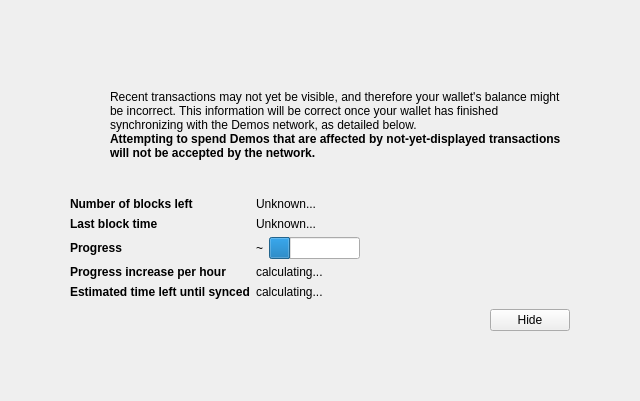
<?xml version="1.0" encoding="UTF-8"?>
<ui version="4.0">
 <class>ModalOverlay</class>
 <widget class="ModalOverlay" name="ModalOverlay">
  <property name="geometry">
   <rect>
    <x>0</x>
    <y>0</y>
    <width>640</width>
    <height>401</height>
   </rect>
  </property>
  <property name="windowTitle">
   <string>Form</string>
  </property>
  <layout class="QVBoxLayout" name="verticalLayout" stretch="0">
   <property name="sizeConstraint">
    <enum>QLayout::SetDefaultConstraint</enum>
   </property>
   <property name="leftMargin">
    <number>0</number>
   </property>
   <property name="topMargin">
    <number>0</number>
   </property>
   <property name="rightMargin">
    <number>0</number>
   </property>
   <property name="bottomMargin">
    <number>0</number>
   </property>
   <item>
    <widget class="QWidget" name="bgWidget" native="true">
     <property name="styleSheet">
      <string notr="true"/>
     </property>
     <layout class="QVBoxLayout" name="verticalLayoutMain" stretch="0">
      <property name="leftMargin">
       <number>60</number>
      </property>
      <property name="topMargin">
       <number>60</number>
      </property>
      <property name="rightMargin">
       <number>60</number>
      </property>
      <property name="bottomMargin">
       <number>60</number>
      </property>
      <item>
       <widget class="QWidget" name="contentWidget" native="true">
        <property name="styleSheet">
         <string notr="true"/>
        </property>
        <layout class="QVBoxLayout" name="verticalLayoutSub" stretch="1,0,0,0,0">
         <property name="spacing">
          <number>0</number>
         </property>
         <property name="leftMargin">
          <number>10</number>
         </property>
         <property name="topMargin">
          <number>10</number>
         </property>
         <property name="rightMargin">
          <number>10</number>
         </property>
         <property name="bottomMargin">
          <number>10</number>
         </property>
         <item>
          <layout class="QHBoxLayout" name="horizontalLayoutIconText" stretch="0,1">
           <property name="topMargin">
            <number>20</number>
           </property>
           <item>
            <layout class="QVBoxLayout" name="verticalLayoutIcon">
             <property name="leftMargin">
              <number>0</number>
             </property>
             <item>
              <widget class="QPushButton" name="warningIcon">
               <property name="enabled">
                <bool>false</bool>
               </property>
               <property name="text">
                <string/>
               </property>
               <property name="icon">
                <iconset>
                 <normaloff>:/icons/warning</normaloff>
                 <disabledoff>:/icons/warning</disabledoff>:/icons/warning</iconset>
               </property>
               <property name="iconSize">
                <size>
                 <width>48</width>
                 <height>48</height>
                </size>
               </property>
               <property name="flat">
                <bool>true</bool>
               </property>
              </widget>
             </item>
             <item>
              <spacer name="verticalSpacerWarningIcon">
               <property name="orientation">
                <enum>Qt::Vertical</enum>
               </property>
               <property name="sizeHint" stdset="0">
                <size>
                 <width>20</width>
                 <height>40</height>
                </size>
               </property>
              </spacer>
             </item>
            </layout>
           </item>
           <item>
            <layout class="QVBoxLayout" name="verticalLayoutInfoText">
             <property name="leftMargin">
              <number>0</number>
             </property>
             <property name="topMargin">
              <number>0</number>
             </property>
             <item>
              <widget class="QLabel" name="infoText">
               <property name="text">
                <string>Recent transactions may not yet be visible, and therefore your wallet's balance might be incorrect. This information will be correct once your wallet has finished synchronizing with the Demos network, as detailed below.</string>
               </property>
               <property name="textFormat">
                <enum>Qt::RichText</enum>
               </property>
               <property name="wordWrap">
                <bool>true</bool>
               </property>
              </widget>
             </item>
             <item>
              <widget class="QLabel" name="infoTextStrong">
               <property name="font">
                <font>
                 <weight>75</weight>
                 <bold>true</bold>
                </font>
               </property>
               <property name="text">
                <string>Attempting to spend Demos that are affected by not-yet-displayed transactions will not be accepted by the network.</string>
               </property>
               <property name="textFormat">
                <enum>Qt::RichText</enum>
               </property>
               <property name="wordWrap">
                <bool>true</bool>
               </property>
              </widget>
             </item>
             <item>
              <spacer name="verticalSpacerInTextSpace">
               <property name="orientation">
                <enum>Qt::Vertical</enum>
               </property>
               <property name="sizeHint" stdset="0">
                <size>
                 <width>20</width>
                 <height>40</height>
                </size>
               </property>
              </spacer>
             </item>
            </layout>
           </item>
          </layout>
         </item>
         <item>
          <spacer name="verticalSpacerAfterText">
           <property name="orientation">
            <enum>Qt::Vertical</enum>
           </property>
           <property name="sizeHint" stdset="0">
            <size>
             <width>20</width>
             <height>40</height>
            </size>
           </property>
          </spacer>
         </item>
         <item>
          <layout class="QFormLayout" name="formLayout">
           <property name="fieldGrowthPolicy">
            <enum>QFormLayout::FieldsStayAtSizeHint</enum>
           </property>
           <property name="horizontalSpacing">
            <number>6</number>
           </property>
           <property name="verticalSpacing">
            <number>6</number>
           </property>
           <property name="topMargin">
            <number>10</number>
           </property>
           <item row="0" column="0">
            <widget class="QLabel" name="labelNumberOfBlocksLeft">
             <property name="font">
              <font>
               <weight>75</weight>
               <bold>true</bold>
              </font>
             </property>
             <property name="text">
              <string>Number of blocks left</string>
             </property>
            </widget>
           </item>
           <item row="0" column="1">
            <widget class="QLabel" name="numberOfBlocksLeft">
             <property name="text">
              <string>Unknown...</string>
             </property>
            </widget>
           </item>
           <item row="1" column="0">
            <widget class="QLabel" name="labelLastBlockTime">
             <property name="font">
              <font>
               <weight>75</weight>
               <bold>true</bold>
              </font>
             </property>
             <property name="text">
              <string>Last block time</string>
             </property>
            </widget>
           </item>
           <item row="1" column="1">
            <widget class="QLabel" name="newestBlockDate">
             <property name="sizePolicy">
              <sizepolicy hsizetype="Maximum" vsizetype="Preferred">
               <horstretch>0</horstretch>
               <verstretch>0</verstretch>
              </sizepolicy>
             </property>
             <property name="text">
              <string>Unknown...</string>
             </property>
            </widget>
           </item>
           <item row="2" column="0">
            <widget class="QLabel" name="labelSyncDone">
             <property name="font">
              <font>
               <weight>75</weight>
               <bold>true</bold>
              </font>
             </property>
             <property name="text">
              <string>Progress</string>
             </property>
            </widget>
           </item>
           <item row="2" column="1">
            <layout class="QHBoxLayout" name="horizontalLayoutSync" stretch="0,1">
             <item>
              <widget class="QLabel" name="percentageProgress">
               <property name="text">
                <string>~</string>
               </property>
              </widget>
             </item>
             <item>
              <widget class="QProgressBar" name="progressBar">
               <property name="value">
                <number>24</number>
               </property>
               <property name="format">
                <string/>
               </property>
              </widget>
             </item>
            </layout>
           </item>
           <item row="4" column="0">
            <widget class="QLabel" name="labelProgressIncrease">
             <property name="font">
              <font>
               <weight>75</weight>
               <bold>true</bold>
              </font>
             </property>
             <property name="text">
              <string>Progress increase per hour</string>
             </property>
            </widget>
           </item>
           <item row="4" column="1">
            <widget class="QLabel" name="progressIncreasePerH">
             <property name="text">
              <string>calculating...</string>
             </property>
            </widget>
           </item>
           <item row="5" column="0">
            <widget class="QLabel" name="labelEstimatedTimeLeft">
             <property name="font">
              <font>
               <weight>75</weight>
               <bold>true</bold>
              </font>
             </property>
             <property name="text">
              <string>Estimated time left until synced</string>
             </property>
            </widget>
           </item>
           <item row="5" column="1">
            <widget class="QLabel" name="expectedTimeLeft">
             <property name="text">
              <string>calculating...</string>
             </property>
            </widget>
           </item>
          </layout>
         </item>
         <item>
          <layout class="QHBoxLayout" name="horizontalLayoutButtons">
           <property name="leftMargin">
            <number>10</number>
           </property>
           <property name="topMargin">
            <number>10</number>
           </property>
           <item>
            <spacer name="horizontalSpacer">
             <property name="orientation">
              <enum>Qt::Horizontal</enum>
             </property>
             <property name="sizeHint" stdset="0">
              <size>
               <width>40</width>
               <height>20</height>
              </size>
             </property>
            </spacer>
           </item>
           <item>
            <widget class="QPushButton" name="closeButton">
             <property name="text">
              <string>Hide</string>
             </property>
            </widget>
           </item>
          </layout>
         </item>
         <item>
          <layout class="QVBoxLayout" name="verticalLayout_2">
           <item>
            <spacer name="verticalSpacer">
             <property name="orientation">
              <enum>Qt::Vertical</enum>
             </property>
             <property name="sizeHint" stdset="0">
              <size>
               <width>20</width>
               <height>40</height>
              </size>
             </property>
            </spacer>
           </item>
          </layout>
         </item>
        </layout>
       </widget>
      </item>
     </layout>
    </widget>
   </item>
  </layout>
 </widget>
 <customwidgets>
  <customwidget>
   <class>ModalOverlay</class>
   <extends>QWidget</extends>
   <header>modaloverlay.h</header>
   <container>1</container>
  </customwidget>
 </customwidgets>
 <resources/>
 <connections/>
</ui>
